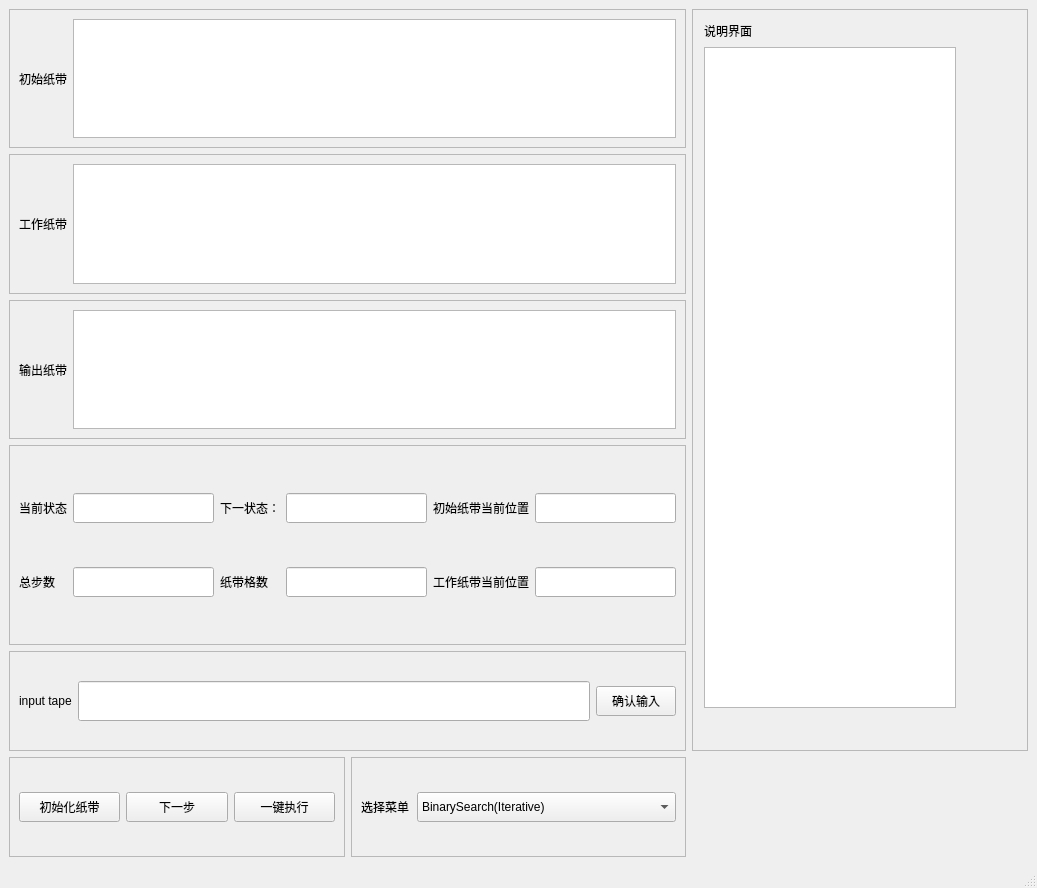
<?xml version="1.0" encoding="UTF-8"?>
<ui version="4.0">
 <class>MainWindow</class>
 <widget class="QMainWindow" name="MainWindow">
  <property name="geometry">
   <rect>
    <x>0</x>
    <y>0</y>
    <width>1037</width>
    <height>888</height>
   </rect>
  </property>
  <property name="windowTitle">
   <string>MainWindow</string>
  </property>
  <widget class="QWidget" name="centralwidget">
   <layout class="QGridLayout" name="gridLayout_2">
    <item row="0" column="0" colspan="2">
     <widget class="QFrame" name="frame_2">
      <property name="frameShape">
       <enum>QFrame::StyledPanel</enum>
      </property>
      <property name="frameShadow">
       <enum>QFrame::Raised</enum>
      </property>
      <layout class="QHBoxLayout" name="horizontalLayout_2">
       <item>
        <widget class="QLabel" name="lb_tape">
         <property name="text">
          <string>初始纸带</string>
         </property>
        </widget>
       </item>
       <item>
        <widget class="QTableWidget" name="tb_origintape"/>
       </item>
      </layout>
     </widget>
    </item>
    <item row="1" column="0" colspan="2">
     <widget class="QFrame" name="frame">
      <property name="frameShape">
       <enum>QFrame::StyledPanel</enum>
      </property>
      <property name="frameShadow">
       <enum>QFrame::Raised</enum>
      </property>
      <layout class="QHBoxLayout" name="horizontalLayout">
       <item>
        <widget class="QLabel" name="lb_worktape">
         <property name="text">
          <string>工作纸带</string>
         </property>
        </widget>
       </item>
       <item>
        <widget class="QTableWidget" name="tb_worktape"/>
       </item>
      </layout>
     </widget>
    </item>
    <item row="2" column="0" colspan="2">
     <widget class="QFrame" name="frame_3">
      <property name="frameShape">
       <enum>QFrame::StyledPanel</enum>
      </property>
      <property name="frameShadow">
       <enum>QFrame::Raised</enum>
      </property>
      <layout class="QHBoxLayout" name="horizontalLayout_3">
       <item>
        <widget class="QLabel" name="lb_resultTape">
         <property name="text">
          <string>输出纸带</string>
         </property>
        </widget>
       </item>
       <item>
        <widget class="QTableWidget" name="tb_resultTape"/>
       </item>
      </layout>
     </widget>
    </item>
    <item row="3" column="0" colspan="2">
     <widget class="QFrame" name="frame_4">
      <property name="minimumSize">
       <size>
        <width>0</width>
        <height>200</height>
       </size>
      </property>
      <property name="frameShape">
       <enum>QFrame::StyledPanel</enum>
      </property>
      <property name="frameShadow">
       <enum>QFrame::Raised</enum>
      </property>
      <layout class="QGridLayout" name="gridLayout">
       <item row="0" column="2">
        <widget class="QLabel" name="lb_nextState">
         <property name="text">
          <string>下一状态：</string>
         </property>
        </widget>
       </item>
       <item row="0" column="0">
        <widget class="QLabel" name="lb_curState">
         <property name="text">
          <string>当前状态</string>
         </property>
        </widget>
       </item>
       <item row="0" column="1">
        <widget class="QLineEdit" name="le_curState">
         <property name="minimumSize">
          <size>
           <width>0</width>
           <height>30</height>
          </size>
         </property>
        </widget>
       </item>
       <item row="0" column="3">
        <widget class="QLineEdit" name="le_nextState">
         <property name="minimumSize">
          <size>
           <width>0</width>
           <height>30</height>
          </size>
         </property>
        </widget>
       </item>
       <item row="0" column="4">
        <widget class="QLabel" name="lb_originCurIdx">
         <property name="minimumSize">
          <size>
           <width>0</width>
           <height>30</height>
          </size>
         </property>
         <property name="text">
          <string>初始纸带当前位置</string>
         </property>
        </widget>
       </item>
       <item row="0" column="5">
        <widget class="QLineEdit" name="le_originCurIdx">
         <property name="minimumSize">
          <size>
           <width>0</width>
           <height>30</height>
          </size>
         </property>
        </widget>
       </item>
       <item row="1" column="0">
        <widget class="QLabel" name="lb_stepNum">
         <property name="text">
          <string>总步数</string>
         </property>
        </widget>
       </item>
       <item row="1" column="1">
        <widget class="QLineEdit" name="le_stepNum">
         <property name="minimumSize">
          <size>
           <width>0</width>
           <height>30</height>
          </size>
         </property>
        </widget>
       </item>
       <item row="1" column="2">
        <widget class="QLabel" name="lb_gridNum">
         <property name="text">
          <string>纸带格数</string>
         </property>
        </widget>
       </item>
       <item row="1" column="3">
        <widget class="QLineEdit" name="le_gridNum">
         <property name="minimumSize">
          <size>
           <width>0</width>
           <height>30</height>
          </size>
         </property>
        </widget>
       </item>
       <item row="1" column="4">
        <widget class="QLabel" name="lb_workCurIdx">
         <property name="text">
          <string>工作纸带当前位置</string>
         </property>
        </widget>
       </item>
       <item row="1" column="5">
        <widget class="QLineEdit" name="le_workCurIdx">
         <property name="minimumSize">
          <size>
           <width>0</width>
           <height>30</height>
          </size>
         </property>
        </widget>
       </item>
      </layout>
     </widget>
    </item>
    <item row="4" column="0" colspan="2">
     <widget class="QFrame" name="frame_5">
      <property name="minimumSize">
       <size>
        <width>0</width>
        <height>100</height>
       </size>
      </property>
      <property name="frameShape">
       <enum>QFrame::StyledPanel</enum>
      </property>
      <property name="frameShadow">
       <enum>QFrame::Raised</enum>
      </property>
      <layout class="QHBoxLayout" name="horizontalLayout_4">
       <item>
        <widget class="QLabel" name="lb_input">
         <property name="text">
          <string>input tape</string>
         </property>
        </widget>
       </item>
       <item>
        <widget class="QLineEdit" name="le_input">
         <property name="minimumSize">
          <size>
           <width>0</width>
           <height>40</height>
          </size>
         </property>
        </widget>
       </item>
       <item>
        <widget class="QPushButton" name="btn_input">
         <property name="minimumSize">
          <size>
           <width>0</width>
           <height>30</height>
          </size>
         </property>
         <property name="text">
          <string>确认输入</string>
         </property>
        </widget>
       </item>
      </layout>
     </widget>
    </item>
    <item row="5" column="0">
     <widget class="QFrame" name="frame_6">
      <property name="minimumSize">
       <size>
        <width>0</width>
        <height>100</height>
       </size>
      </property>
      <property name="frameShape">
       <enum>QFrame::StyledPanel</enum>
      </property>
      <property name="frameShadow">
       <enum>QFrame::Raised</enum>
      </property>
      <layout class="QHBoxLayout" name="horizontalLayout_5">
       <item>
        <widget class="QPushButton" name="btn_initTape">
         <property name="minimumSize">
          <size>
           <width>0</width>
           <height>30</height>
          </size>
         </property>
         <property name="text">
          <string>初始化纸带</string>
         </property>
        </widget>
       </item>
       <item>
        <widget class="QPushButton" name="btn_step">
         <property name="minimumSize">
          <size>
           <width>0</width>
           <height>30</height>
          </size>
         </property>
         <property name="text">
          <string>下一步</string>
         </property>
        </widget>
       </item>
       <item>
        <widget class="QPushButton" name="btn_runAll">
         <property name="minimumSize">
          <size>
           <width>0</width>
           <height>30</height>
          </size>
         </property>
         <property name="text">
          <string>一键执行</string>
         </property>
        </widget>
       </item>
      </layout>
     </widget>
    </item>
    <item row="5" column="1">
     <widget class="QFrame" name="frame_7">
      <property name="minimumSize">
       <size>
        <width>0</width>
        <height>100</height>
       </size>
      </property>
      <property name="frameShape">
       <enum>QFrame::StyledPanel</enum>
      </property>
      <property name="frameShadow">
       <enum>QFrame::Raised</enum>
      </property>
      <layout class="QHBoxLayout" name="horizontalLayout_6">
       <item>
        <widget class="QLabel" name="label">
         <property name="maximumSize">
          <size>
           <width>50</width>
           <height>16777215</height>
          </size>
         </property>
         <property name="text">
          <string>选择菜单</string>
         </property>
        </widget>
       </item>
       <item>
        <widget class="QComboBox" name="comboBox">
         <property name="minimumSize">
          <size>
           <width>0</width>
           <height>30</height>
          </size>
         </property>
         <item>
          <property name="text">
           <string>BinarySearch(Iterative)</string>
          </property>
         </item>
         <item>
          <property name="text">
           <string>BinarySearch(Recursive)</string>
          </property>
         </item>
         <item>
          <property name="text">
           <string>0-1Knapsack(DP)</string>
          </property>
         </item>
        </widget>
       </item>
      </layout>
     </widget>
    </item>
    <item row="0" column="2" rowspan="5">
     <widget class="QFrame" name="frame_8">
      <property name="maximumSize">
       <size>
        <width>500</width>
        <height>16777215</height>
       </size>
      </property>
      <property name="frameShape">
       <enum>QFrame::StyledPanel</enum>
      </property>
      <property name="frameShadow">
       <enum>QFrame::Raised</enum>
      </property>
      <widget class="QLabel" name="label_2">
       <property name="geometry">
        <rect>
         <x>12</x>
         <y>12</y>
         <width>60</width>
         <height>19</height>
        </rect>
       </property>
       <property name="text">
        <string>说明界面</string>
       </property>
      </widget>
      <widget class="QTextEdit" name="textEdit">
       <property name="geometry">
        <rect>
         <x>12</x>
         <y>38</y>
         <width>252</width>
         <height>661</height>
        </rect>
       </property>
      </widget>
     </widget>
    </item>
   </layout>
  </widget>
  <widget class="QMenuBar" name="menubar">
   <property name="geometry">
    <rect>
     <x>0</x>
     <y>0</y>
     <width>1037</width>
     <height>24</height>
    </rect>
   </property>
  </widget>
  <widget class="QStatusBar" name="statusbar"/>
 </widget>
 <resources/>
 <connections/>
</ui>
